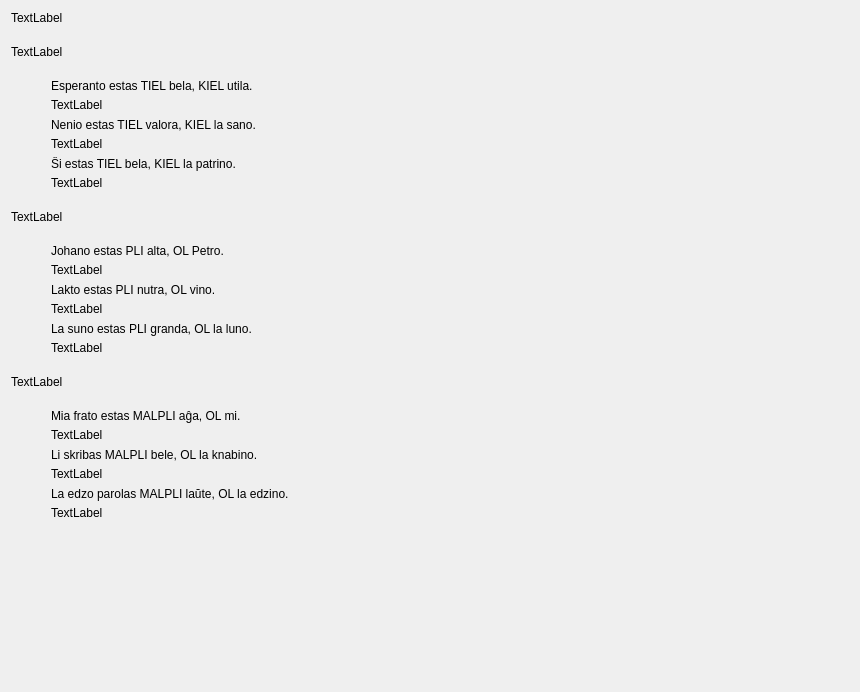
         <widget class="QWidget" name="scrollAreaWidgetContents">
          <property name="geometry">
           <rect>
            <x>0</x>
            <y>0</y>
            <width>860</width>
            <height>692</height>
           </rect>
          </property>
          <layout class="QVBoxLayout" name="verticalLayout_2">
           <property name="spacing">
            <number>20</number>
           </property>
           <item>
            <widget class="titolo" name="Lec08_Label142">
             <property name="sizePolicy">
              <sizepolicy hsizetype="Preferred" vsizetype="Maximum">
               <horstretch>0</horstretch>
               <verstretch>0</verstretch>
              </sizepolicy>
             </property>
             <property name="text">
              <string>TextLabel</string>
             </property>
            </widget>
           </item>
           <item>
            <layout class="QVBoxLayout" name="verticalLayout_292">
             <item>
              <widget class="QLabel" name="Lec08_Label3">
               <property name="text">
                <string>TextLabel</string>
               </property>
               <property name="wordWrap">
                <bool>true</bool>
               </property>
              </widget>
             </item>
             <item>
              <layout class="QHBoxLayout" name="horizontalLayout_490">
               <item>
                <spacer name="horizontalSpacer_34">
                 <property name="orientation">
                  <enum>Qt::Horizontal</enum>
                 </property>
                 <property name="sizeType">
                  <enum>QSizePolicy::Fixed</enum>
                 </property>
                 <property name="sizeHint" stdset="0">
                  <size>
                   <width>40</width>
                   <height>20</height>
                  </size>
                 </property>
                </spacer>
               </item>
               <item>
                <layout class="QVBoxLayout" name="verticalLayout_286">
                 <property name="spacing">
                  <number>6</number>
                 </property>
                 <item>
                  <layout class="QVBoxLayout" name="verticalLayout_44">
                   <property name="spacing">
                    <number>5</number>
                   </property>
                   <item>
                    <widget class="neklakebla_nova" name="Lec08_Button1">
                     <property name="text">
                      <string>Esperanto estas TIEL bela, KIEL utila.</string>
                     </property>
                     <property name="wordWrap">
                      <bool>true</bool>
                     </property>
                    </widget>
                   </item>
                   <item>
                    <widget class="QLabel" name="Lec08_Label6">
                     <property name="sizePolicy">
                      <sizepolicy hsizetype="Preferred" vsizetype="Preferred">
                       <horstretch>0</horstretch>
                       <verstretch>0</verstretch>
                      </sizepolicy>
                     </property>
                     <property name="text">
                      <string>TextLabel</string>
                     </property>
                     <property name="wordWrap">
                      <bool>true</bool>
                     </property>
                    </widget>
                   </item>
                  </layout>
                 </item>
                 <item>
                  <layout class="QVBoxLayout" name="verticalLayout_45">
                   <property name="spacing">
                    <number>5</number>
                   </property>
                   <item>
                    <widget class="neklakebla_nova" name="Lec08_Button2">
                     <property name="text">
                      <string>Nenio estas TIEL valora, KIEL la sano.</string>
                     </property>
                     <property name="wordWrap">
                      <bool>true</bool>
                     </property>
                    </widget>
                   </item>
                   <item>
                    <widget class="QLabel" name="Lec08_Label7">
                     <property name="sizePolicy">
                      <sizepolicy hsizetype="Preferred" vsizetype="Preferred">
                       <horstretch>0</horstretch>
                       <verstretch>0</verstretch>
                      </sizepolicy>
                     </property>
                     <property name="text">
                      <string>TextLabel</string>
                     </property>
                     <property name="wordWrap">
                      <bool>true</bool>
                     </property>
                    </widget>
                   </item>
                  </layout>
                 </item>
                 <item>
                  <layout class="QVBoxLayout" name="verticalLayout_46">
                   <property name="spacing">
                    <number>5</number>
                   </property>
                   <item>
                    <widget class="neklakebla_nova" name="Lec08_Button3">
                     <property name="text">
                      <string>Ŝi estas TIEL bela, KIEL la patrino.</string>
                     </property>
                     <property name="wordWrap">
                      <bool>true</bool>
                     </property>
                    </widget>
                   </item>
                   <item>
                    <widget class="QLabel" name="Lec08_Label9">
                     <property name="sizePolicy">
                      <sizepolicy hsizetype="Preferred" vsizetype="Preferred">
                       <horstretch>0</horstretch>
                       <verstretch>0</verstretch>
                      </sizepolicy>
                     </property>
                     <property name="text">
                      <string>TextLabel</string>
                     </property>
                     <property name="wordWrap">
                      <bool>true</bool>
                     </property>
                    </widget>
                   </item>
                  </layout>
                 </item>
                </layout>
               </item>
              </layout>
             </item>
            </layout>
           </item>
           <item>
            <layout class="QVBoxLayout" name="verticalLayout_293">
             <item>
              <widget class="QLabel" name="Lec08_Label4">
               <property name="text">
                <string>TextLabel</string>
               </property>
               <property name="wordWrap">
                <bool>true</bool>
               </property>
              </widget>
             </item>
             <item>
              <layout class="QHBoxLayout" name="horizontalLayout_491">
               <item>
                <spacer name="horizontalSpacer_35">
                 <property name="orientation">
                  <enum>Qt::Horizontal</enum>
                 </property>
                 <property name="sizeType">
                  <enum>QSizePolicy::Fixed</enum>
                 </property>
                 <property name="sizeHint" stdset="0">
                  <size>
                   <width>40</width>
                   <height>20</height>
                  </size>
                 </property>
                </spacer>
               </item>
               <item>
                <layout class="QVBoxLayout" name="verticalLayout_294">
                 <property name="spacing">
                  <number>6</number>
                 </property>
                 <item>
                  <layout class="QVBoxLayout" name="verticalLayout_47">
                   <property name="spacing">
                    <number>5</number>
                   </property>
                   <item>
                    <widget class="neklakebla_nova" name="Lec08_Button4">
                     <property name="text">
                      <string>Johano estas PLI alta, OL Petro.</string>
                     </property>
                     <property name="wordWrap">
                      <bool>true</bool>
                     </property>
                    </widget>
                   </item>
                   <item>
                    <widget class="QLabel" name="Lec08_Label10">
                     <property name="sizePolicy">
                      <sizepolicy hsizetype="Preferred" vsizetype="Preferred">
                       <horstretch>0</horstretch>
                       <verstretch>0</verstretch>
                      </sizepolicy>
                     </property>
                     <property name="text">
                      <string>TextLabel</string>
                     </property>
                     <property name="wordWrap">
                      <bool>true</bool>
                     </property>
                    </widget>
                   </item>
                  </layout>
                 </item>
                 <item>
                  <layout class="QVBoxLayout" name="verticalLayout_48">
                   <property name="spacing">
                    <number>5</number>
                   </property>
                   <item>
                    <widget class="neklakebla_nova" name="Lec08_Button5">
                     <property name="text">
                      <string>Lakto estas PLI nutra, OL vino.</string>
                     </property>
                     <property name="wordWrap">
                      <bool>true</bool>
                     </property>
                    </widget>
                   </item>
                   <item>
                    <widget class="QLabel" name="Lec08_Label11">
                     <property name="sizePolicy">
                      <sizepolicy hsizetype="Preferred" vsizetype="Preferred">
                       <horstretch>0</horstretch>
                       <verstretch>0</verstretch>
                      </sizepolicy>
                     </property>
                     <property name="text">
                      <string>TextLabel</string>
                     </property>
                     <property name="wordWrap">
                      <bool>true</bool>
                     </property>
                    </widget>
                   </item>
                  </layout>
                 </item>
                 <item>
                  <layout class="QVBoxLayout" name="verticalLayout_49">
                   <property name="spacing">
                    <number>5</number>
                   </property>
                   <item>
                    <widget class="neklakebla_nova" name="Lec08_Button6">
                     <property name="text">
                      <string>La suno estas PLI granda, OL la luno.</string>
                     </property>
                     <property name="wordWrap">
                      <bool>true</bool>
                     </property>
                    </widget>
                   </item>
                   <item>
                    <widget class="QLabel" name="Lec08_Label12">
                     <property name="sizePolicy">
                      <sizepolicy hsizetype="Preferred" vsizetype="Preferred">
                       <horstretch>0</horstretch>
                       <verstretch>0</verstretch>
                      </sizepolicy>
                     </property>
                     <property name="text">
                      <string>TextLabel</string>
                     </property>
                     <property name="wordWrap">
                      <bool>true</bool>
                     </property>
                    </widget>
                   </item>
                  </layout>
                 </item>
                </layout>
               </item>
              </layout>
             </item>
            </layout>
           </item>
           <item>
            <layout class="QVBoxLayout" name="verticalLayout_295">
             <item>
              <widget class="QLabel" name="Lec08_Label5">
               <property name="text">
                <string>TextLabel</string>
               </property>
               <property name="wordWrap">
                <bool>true</bool>
               </property>
              </widget>
             </item>
             <item>
              <layout class="QHBoxLayout" name="horizontalLayout_495">
               <item>
                <spacer name="horizontalSpacer_36">
                 <property name="orientation">
                  <enum>Qt::Horizontal</enum>
                 </property>
                 <property name="sizeType">
                  <enum>QSizePolicy::Fixed</enum>
                 </property>
                 <property name="sizeHint" stdset="0">
                  <size>
                   <width>40</width>
                   <height>20</height>
                  </size>
                 </property>
                </spacer>
               </item>
               <item>
                <layout class="QVBoxLayout" name="verticalLayout_296">
                 <property name="spacing">
                  <number>6</number>
                 </property>
                 <item>
                  <layout class="QVBoxLayout" name="verticalLayout_50">
                   <property name="spacing">
                    <number>5</number>
                   </property>
                   <item>
                    <widget class="neklakebla_nova" name="Lec08_Button7">
                     <property name="text">
                      <string>Mia frato estas MALPLI aĝa, OL mi.</string>
                     </property>
                     <property name="wordWrap">
                      <bool>true</bool>
                     </property>
                    </widget>
                   </item>
                   <item>
                    <widget class="QLabel" name="Lec08_Label13">
                     <property name="sizePolicy">
                      <sizepolicy hsizetype="Preferred" vsizetype="Preferred">
                       <horstretch>0</horstretch>
                       <verstretch>0</verstretch>
                      </sizepolicy>
                     </property>
                     <property name="text">
                      <string>TextLabel</string>
                     </property>
                     <property name="wordWrap">
                      <bool>true</bool>
                     </property>
                    </widget>
                   </item>
                  </layout>
                 </item>
                 <item>
                  <layout class="QVBoxLayout" name="verticalLayout_51">
                   <property name="spacing">
                    <number>5</number>
                   </property>
                   <item>
                    <widget class="neklakebla_nova" name="Lec08_Button8">
                     <property name="text">
                      <string>Li skribas MALPLI bele, OL la knabino.</string>
                     </property>
                     <property name="wordWrap">
                      <bool>true</bool>
                     </property>
                    </widget>
                   </item>
                   <item>
                    <widget class="QLabel" name="Lec08_Label14">
                     <property name="sizePolicy">
                      <sizepolicy hsizetype="Preferred" vsizetype="Preferred">
                       <horstretch>0</horstretch>
                       <verstretch>0</verstretch>
                      </sizepolicy>
                     </property>
                     <property name="text">
                      <string>TextLabel</string>
                     </property>
                     <property name="wordWrap">
                      <bool>true</bool>
                     </property>
                    </widget>
                   </item>
                  </layout>
                 </item>
                 <item>
                  <layout class="QVBoxLayout" name="verticalLayout_52">
                   <property name="spacing">
                    <number>5</number>
                   </property>
                   <item>
                    <widget class="neklakebla_nova" name="Lec08_Button99">
                     <property name="text">
                      <string>La edzo parolas MALPLI laŭte, OL la edzino.</string>
                     </property>
                     <property name="wordWrap">
                      <bool>true</bool>
                     </property>
                    </widget>
                   </item>
                   <item>
                    <widget class="QLabel" name="Lec08_Label15">
                     <property name="sizePolicy">
                      <sizepolicy hsizetype="Preferred" vsizetype="Preferred">
                       <horstretch>0</horstretch>
                       <verstretch>0</verstretch>
                      </sizepolicy>
                     </property>
                     <property name="text">
                      <string>TextLabel</string>
                     </property>
                     <property name="wordWrap">
                      <bool>true</bool>
                     </property>
                    </widget>
                   </item>
                  </layout>
                 </item>
                </layout>
               </item>
              </layout>
             </item>
            </layout>
           </item>
           <item>
            <spacer name="verticalSpacer">
             <property name="orientation">
              <enum>Qt::Vertical</enum>
             </property>
             <property name="sizeHint" stdset="0">
              <size>
               <width>20</width>
               <height>40</height>
              </size>
             </property>
            </spacer>
           </item>
          </layout>
         </widget>
